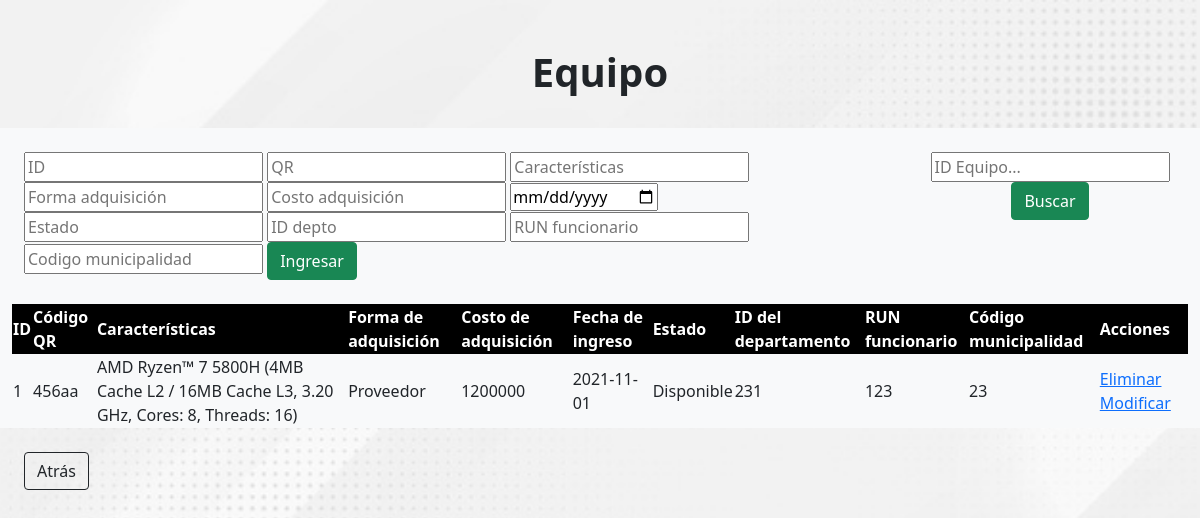
Screenshot of /equipo.php with the database file from the repository.
### tables this page shows
CREATE TABLE `equipo` (
  `id_equipo_inf` int(8) NOT NULL,
  `codigo_qr` varchar(100) NOT NULL,
  `caracteristicas` char(200) NOT NULL,
  `forma_adquisicion` char(100) NOT NULL,
  `costo_adquisicion` int(7) NOT NULL,
  `fecha_ingreso` date NOT NULL,
  `estado` varchar(14) NOT NULL,
  `id_depto` int(8) NOT NULL,
  `run_funcionario` int(8) NOT NULL,
  `codigo_muni` int(8) NOT NULL
);

### equipo.php (the view, shortened to what this page needs)
<?php
    require("conexion.php");
?>
<!DOCTYPE html>
<html lang="en">
<head>
    <link rel="stylesheet" href="estilos.css">
    <link href="https://cdn.jsdelivr.net/npm/bootstrap@5.1.3/dist/css/bootstrap.min.css" rel="stylesheet">
</head>
<body class="fondo">
    <div class="container-fluid">
        <div class="row">
            <div class="col-12 p-4">
                <h1 class="text-center fw-bold mt-4 mb-6"> Equipo</h1>
            </div>
        </div>
        <div class="row">
            <div class="col-lg-9 col-md-12 p-4 bg-light ">
                <form action="ingresar_equipo.php" method="POST">
                    <input type="text" name="id_equipo_inf" placeholder="ID">
                    <input type="text" name="codigo_qr" placeholder="QR">
                    <input type="text" name="caracteristicas" placeholder="Características">
                    <input type="text" name="forma_adquisicion" placeholder="Forma adquisición">
                    <input type="text" name="costo_adquisicion" placeholder="Costo adquisición">
                    <input type="date" name="fecha_ingreso">
                    <input type="text" name="estado" placeholder="Estado">
                    <input type="text" name="id_depto" placeholder="ID depto">
                    <input type="text" name="run_funcionario" placeholder="RUN funcionario">
                    <input type="text" name="codigo_muni" placeholder="Codigo municipalidad">
                    <button type="button,submit" class="btn btn-success">Ingresar</button>
                </form>
            </div>
           <div class="col-lg-3 col-md-12 p-4 bg-light text-center">
                <form action= "equipo.php" method="POST">
                <input type="text" name="buscar" placeholder="ID Equipo...">
                <button type="submit" value= "Buscar"class="btn btn-success">Buscar</button>
                </form>
           </div>
        </div>
        <div class="row">
            <div class="col-12 fond bg-light order-2">
                <table style="width:100%">
                    <tr class="color bg-black text-white">
                        <th>ID</th>
                        <th>Código QR</th>
                        <th>Características</th>
                        <th>Forma de adquisición</th>
                        <th>Costo de adquisición</th>
                        <th>Fecha de ingreso</th>
                        <th>Estado</th>
                        <th>ID del departamento</th>
                        <th>RUN funcionario</th>
                        <th>Código municipalidad</th>
                        <th>Acciones</th>
                    </tr>
                    <?php
                    $buscar = $_POST['buscar'];
                    $consulta= "SELECT* FROM equipo WHERE id_equipo_inf LIKE '%".$buscar."%'";
                    $resultado= mysqli_query($conexion,$consulta);
                    while($row= mysqli_fetch_assoc($resultado)){
                        $id_recibido = $row["id_equipo_inf"];
                        $codigo_qr_recibido = $row["codigo_qr"];
                        $caracteristicas_recibido = $row["caracteristicas"];
                        $forma_adq_recibido = $row["forma_adquisicion"];
                        $costo_adq_recibido = $row["costo_adquisicion"];
                        $fecha_ing_recibido = $row["fecha_ingreso"];
                        $estado_recibido = $row["estado"];
                        $id_depto_recibido = $row["id_depto"];
                        $run_fun_recibido = $row["run_funcionario"];
                        $codigo_mun_recibido = $row["codigo_muni"];
                        echo "<tr>";
                        echo "<td>".$id_recibido."</td>";
                        echo "<td>".$codigo_qr_recibido."</td>";
                        echo "<td>".$caracteristicas_recibido."</td>";
                        echo "<td>".$forma_adq_recibido."</td>";
                        echo "<td>".$costo_adq_recibido."</td>";
                        echo "<td>".$fecha_ing_recibido."</td>";
                        echo "<td>".$estado_recibido."</td>";
                        echo "<td>".$id_depto_recibido."</td>";
                        echo "<td>".$run_fun_recibido."</td>";
                        echo "<td>".$codigo_mun_recibido."</td>";
                        echo "<td><a href='eliminar_equipo.php?seleccionado=".$id_recibido."'>Eliminar</a> <a href='modificar_equipo.php?seleccionado=".$id_recibido."'>Modificar</a></td>";
                        echo "</tr>";
                    }
                    ?>
                </table>
            </div>
        </div>
        <div class="row">
            <div class="col-12 boton p-4">
                <button onclick="location.href='menu.php'" class="btn btn-outline-dark">Atrás</button>
            </div>
        </div>
    </div>
</body>
</html>

### estilos.css (style rules this page uses)
.fondo { background-image: url(fondo.jpg); background-repeat: no-repeat; background-size: cover; }
.boton { position: relative; margin-top: 12%; }
.color { background:blueviolet; }

### rows the page displays
equipo: id_equipo_inf "1", codigo_qr "456aa", caracteristicas "AMD Ryzen™ 7 5800H (4MB Cache L2 / 16MB Cache L3, 3.20 GHz, Cores: 8, Threads: 16)", forma_adquisicion "Proveedor", costo_adquisicion "1200000", fecha_ingreso "2021-11-01", estado "Disponible", id_depto "231", run_funcionario "123", codigo_muni "23"
